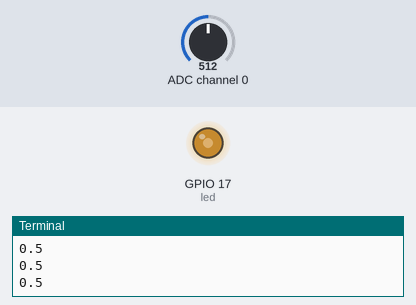
Bench run of a program on a simulated Raspberry Pi (BCM pin numbers). Shown: output pins drawn as LEDs (lit = HIGH), the last lines printed to the terminal. Inputs (shaded band) come from the test bench; at power-on: ADC channel 0 = 512 (analog values on the 0–1023 scale).

Above: at 1.2 s.
1.3 s: ADC channel 0 set to 716
At 2.3 s:
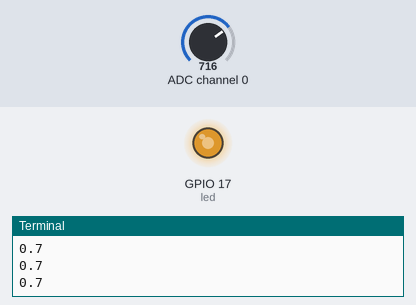
2.8 s: ADC channel 0 set to 900
At 3.6 s:
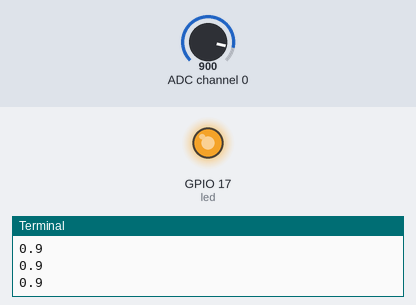
4.3 s: ADC channel 0 set to 122
At 4.9 s:
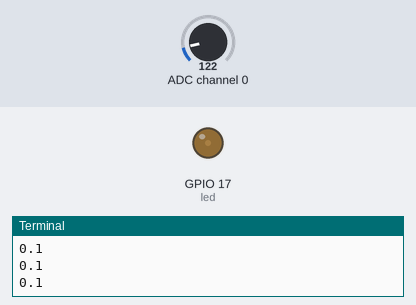
5.8 s: ADC channel 0 set to 0
At 6.2 s:
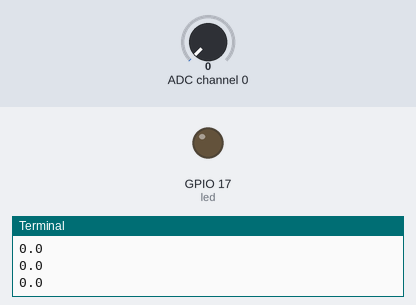
7.3 s: ADC channel 0 set to 511
At 8.6 s:
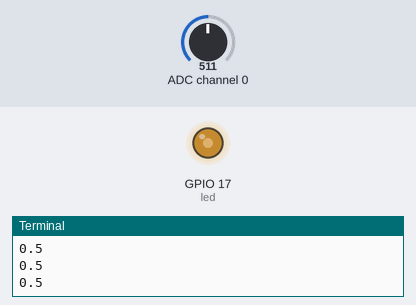
Timing chart, 0 to 9.8 s (numbered marks = the images above; inputs shaded):
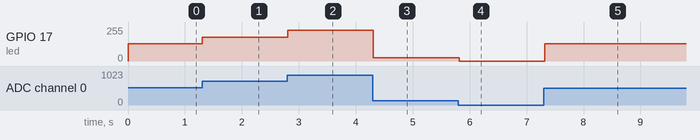

Measured:
- after the input at 1.3 s, GPIO 17 (led): 128/255 → 179/255 at once
- after the input at 2.8 s, GPIO 17 (led): 179/255 → 230/255 at once
- after the input at 4.3 s, GPIO 17 (led): 230/255 → 26/255 at once
- after the input at 5.8 s, GPIO 17 (led): 26/255 → 0/255 at once
- after the input at 7.3 s, GPIO 17 (led): 0/255 → 128/255 at once

The program:

LED-Fading.py
```python
from gpiozero import PWMLED, MCP3008
from time import sleep

pot = MCP3008(channel=0)
led = PWMLED(17)

while True:
    brightness = round(pot.value,1)
    print(brightness)
    led.value = brightness
    sleep(0.1)
```
